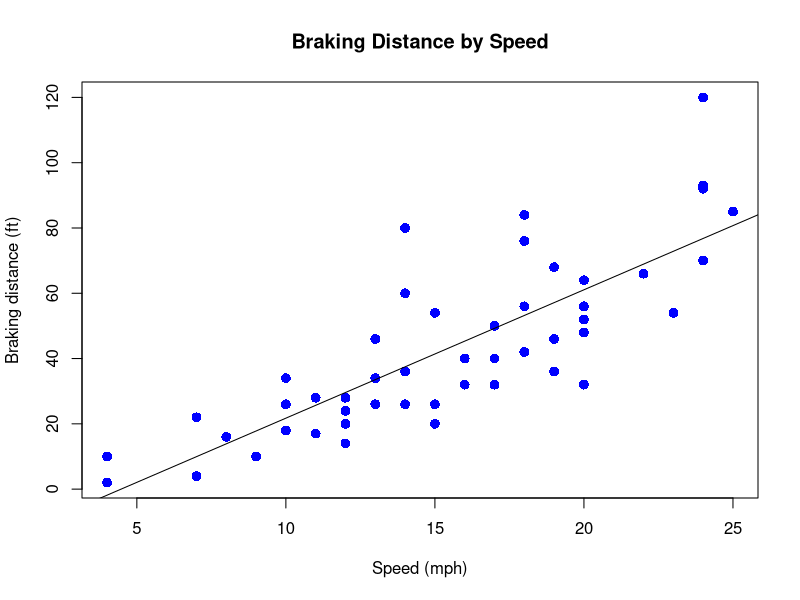

The R source for this figure:
## ---- chunk 1
model <- lm(dist ~ speed, data = cars)
## ---- chunk 2
plot(cars$speed, cars$dist, pch = 16, cex = 1.3, col = "blue", main = "Braking Distance by Speed", xlab = "Speed (mph)", ylab = "Braking distance (ft)")
abline(model)
